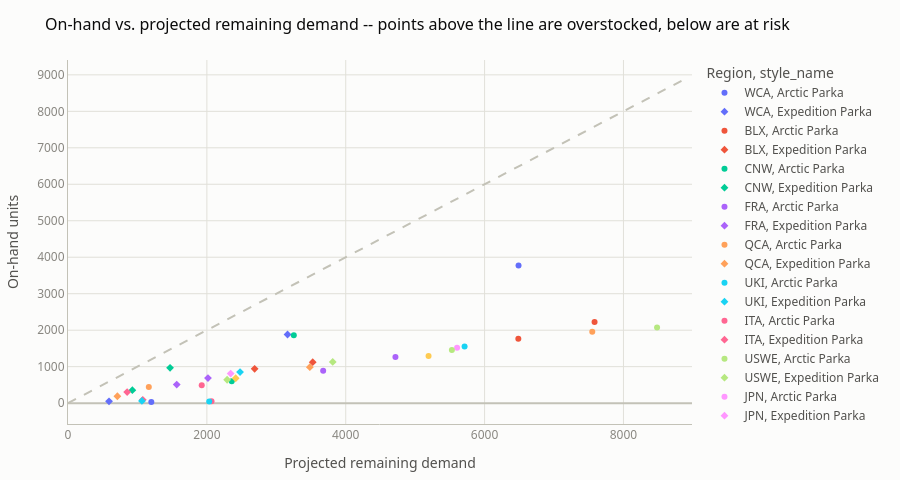

Notebook code for this chart:
### Markdown cell above
## Investigate — portfolio-wide surplus vs. shortage

### Code cell
region_roll = con.execute("""
    SELECT region_code, style_name,
           SUM(on_hand_units) on_hand, SUM(projected_remaining_demand) proj_demand
    FROM gold.inventory_imbalance_signals
    WHERE style_name IN ('Expedition Parka','Arctic Parka') AND location_type='Store'
    GROUP BY 1, 2
""").df()
region_roll["overstock_pct"] = (region_roll.on_hand - region_roll.proj_demand) / region_roll.proj_demand * 100

fig = px.scatter(region_roll, x="proj_demand", y="on_hand", color="region_code", symbol="style_name",
                  labels={"proj_demand": "Projected remaining demand", "on_hand": "On-hand units", "region_code": "Region"})
max_v = max(region_roll.proj_demand.max(), region_roll.on_hand.max()) * 1.05
fig.add_trace(go.Scatter(x=[0, max_v], y=[0, max_v], mode="lines", line=dict(color="#c3c2b7", dash="dash"),
                          showlegend=False))
style_fig(fig, "On-hand vs. projected remaining demand -- points above the line are overstocked, below are at risk", height=480)

### Figure 1 — Plotly figure (JSON) as saved in the notebook; plotly's stock layout.template omitted (floating-point values rounded to 4 significant figures)
{"data": [{"hovertemplate": "Region=WCA<br>style_name=Arctic Parka<br>Projected remaining demand=%{x}<br>On-hand units=%{y}<extra></extra>", "legendgroup": "WCA, Arctic Parka", "marker": {"color": "#636efa", "symbol": "circle"}, "mode": "markers", "name": "WCA, Arctic Parka", "orientation": "v", "showlegend": true, "type": "scatter", "x": [1200.0], "xaxis": "x", "y": [30.0], "yaxis": "y"}, {"hovertemplate": "Region=WCA<br>style_name=Expedition Parka<br>Projected remaining demand=%{x}<br>On-hand units=%{y}<extra></extra>", "legendgroup": "WCA, Expedition Parka", "marker": {"color": "#636efa", "symbol": "diamond"}, "mode": "markers", "name": "WCA, Expedition Parka", "orientation": "v", "showlegend": true, "type": "scatter", "x": [591.0], "xaxis": "x", "y": [50.0], "yaxis": "y"}, {"hovertemplate": "Region=BLX<br>style_name=Arctic Parka<br>Projected remaining demand=%{x}<br>On-hand units=%{y}<extra></extra>", "legendgroup": "BLX, Arctic Parka", "marker": {"color": "#EF553B", "symbol": "circle"}, "mode": "markers", "name": "BLX, Arctic Parka", "orientation": "v", "showlegend": true, "type": "scatter", "x": [7584.0], "xaxis": "x", "y": [2225.0], "yaxis": "y"}, {"hovertemplate": "Region=BLX<br>style_name=Expedition Parka<br>Projected remaining demand=%{x}<br>On-hand units=%{y}<extra></extra>", "legendgroup": "BLX, Expedition Parka", "marker": {"color": "#EF553B", "symbol": "diamond"}, "mode": "markers", "name": "BLX, Expedition Parka", "orientation": "v", "showlegend": true, "type": "scatter", "x": [3525.0], "xaxis": "x", "y": [1123.0], "yaxis": "y"}, {"hovertemplate": "Region=CNW<br>style_name=Arctic Parka<br>Projected remaining demand=%{x}<br>On-hand units=%{y}<extra></extra>", "legendgroup": "CNW, Arctic Parka", "marker": {"color": "#00cc96", "symbol": "circle"}, "mode": "markers", "name": "CNW, Arctic Parka", "orientation": "v", "showlegend": true, "type": "scatter", "x": [2358.0], "xaxis": "x", "y": [603.0], "yaxis": "y"}, {"hovertemplate": "Region=CNW<br>style_name=Expedition Parka<br>Projected remaining demand=%{x}<br>On-hand units=%{y}<extra></extra>", "legendgroup": "CNW, Expedition Parka", "marker": {"color": "#00cc96", "symbol": "diamond"}, "mode": "markers", "name": "CNW, Expedition Parka", "orientation": "v", "showlegend": true, "type": "scatter", "x": [927.0], "xaxis": "x", "y": [355.0], "yaxis": "y"}, {"hovertemplate": "Region=FRA<br>style_name=Arctic Parka<br>Projected remaining demand=%{x}<br>On-hand units=%{y}<extra></extra>", "legendgroup": "FRA, Arctic Parka", "marker": {"color": "#ab63fa", "symbol": "circle"}, "mode": "markers", "name": "FRA, Arctic Parka", "orientation": "v", "showlegend": true, "type": "scatter", "x": [4716.0], "xaxis": "x", "y": [1264.0], "yaxis": "y"}, {"hovertemplate": "Region=FRA<br>style_name=Expedition Parka<br>Projected remaining demand=%{x}<br>On-hand units=%{y}<extra></extra>", "legendgroup": "FRA, Expedition Parka", "marker": {"color": "#ab63fa", "symbol": "diamond"}, "mode": "markers", "name": "FRA, Expedition Parka", "orientation": "v", "showlegend": true, "type": "scatter", "x": [2016.0], "xaxis": "x", "y": [688.0], "yaxis": "y"}, {"hovertemplate": "Region=QCA<br>style_name=Arctic Parka<br>Projected remaining demand=%{x}<br>On-hand units=%{y}<extra></extra>", "legendgroup": "QCA, Arctic Parka", "marker": {"color": "#FFA15A", "symbol": "circle"}, "mode": "markers", "name": "QCA, Arctic Parka", "orientation": "v", "showlegend": true, "type": "scatter", "x": [1164.0], "xaxis": "x", "y": [445.0], "yaxis": "y"}, {"hovertemplate": "Region=QCA<br>style_name=Expedition Parka<br>Projected remaining demand=%{x}<br>On-hand units=%{y}<extra></extra>", "legendgroup": "QCA, Expedition Parka", "marker": {"color": "#FFA15A", "symbol": "diamond"}, "mode": "markers", "name": "QCA, Expedition Parka", "orientation": "v", "showlegend": true, "type": "scatter", "x": [711.0], "xaxis": "x", "y": [189.0], "yaxis": "y"}, {"hovertemplate": "Region=UKI<br>style_name=Arctic Parka<br>Projected remaining demand=%{x}<br>On-hand units=%{y}<extra></extra>", "legendgroup": "UKI, Arctic Parka", "marker": {"color": "#19d3f3", "symbol": "circle"}, "mode": "markers", "name": "UKI, Arctic Parka", "orientation": "v", "showlegend": true, "type": "scatter", "x": [5712.0], "xaxis": "x", "y": [1551.0], "yaxis": "y"}, {"hovertemplate": "Region=UKI<br>style_name=Expedition Parka<br>Projected remaining demand=%{x}<br>On-hand units=%{y}<extra></extra>", "legendgroup": "UKI, Expedition Parka", "marker": {"color": "#19d3f3", "symbol": "diamond"}, "mode": "markers", "name": "UKI, Expedition Parka", "orientation": "v", "showlegend": true, "type": "scatter", "x": [2478.0], "xaxis": "x", "y": [853.0], "yaxis": "y"}, {"hovertemplate": "Region=ITA<br>style_name=Arctic Parka<br>Projected remaining demand=%{x}<br>On-hand units=%{y}<extra></extra>", "legendgroup": "ITA, Arctic Parka", "marker": {"color": "#FF6692", "symbol": "circle"}, "mode": "markers", "name": "ITA, Arctic Parka", "orientation": "v", "showlegend": true, "type": "scatter", "x": [2067.0], "xaxis": "x", "y": [52.0], "yaxis": "y"}, {"hovertemplate": "Region=ITA<br>style_name=Expedition Parka<br>Projected remaining demand=%{x}<br>On-hand units=%{y}<extra></extra>", "legendgroup": "ITA, Expedition Parka", "marker": {"color": "#FF6692", "symbol": "diamond"}, "mode": "markers", "name": "ITA, Expedition Parka", "orientation": "v", "showlegend": true, "type": "scatter", "x": [1077.0], "xaxis": "x", "y": [92.0], "yaxis": "y"}, {"hovertemplate": "Region=USWE<br>style_name=Arctic Parka<br>Projected remaining demand=%{x}<br>On-hand units=%{y}<extra></extra>", "legendgroup": "USWE, Arctic Parka", "marker": {"color": "#B6E880", "symbol": "circle"}, "mode": "markers", "name": "USWE, Arctic Parka", "orientation": "v", "showlegend": true, "type": "scatter", "x": [8484.0], "xaxis": "x", "y": [2076.0], "yaxis": "y"}, {"hovertemplate": "Region=USWE<br>style_name=Expedition Parka<br>Projected remaining demand=%{x}<br>On-hand units=%{y}<extra></extra>", "legendgroup": "USWE, Expedition Parka", "marker": {"color": "#B6E880", "symbol": "diamond"}, "mode": "markers", "name": "USWE, Expedition Parka", "orientation": "v", "showlegend": true, "type": "scatter", "x": [3813.0], "xaxis": "x", "y": [1130.0], "yaxis": "y"}, {"hovertemplate": "Region=JPN<br>style_name=Arctic Parka<br>Projected remaining demand=%{x}<br>On-hand units=%{y}<extra></extra>", "legendgroup": "JPN, Arctic Parka", "marker": {"color": "#FF97FF", "symbol": "circle"}, "mode": "markers", "name": "JPN, Arctic Parka", "orientation": "v", "showlegend": true, "type": "scatter", "x": [5604.0], "xaxis": "x", "y": [1521.0], "yaxis": "y"}, {"hovertemplate": "Region=JPN<br>style_name=Expedition Parka<br>Projected remaining demand=%{x}<br>On-hand units=%{y}<extra></extra>", "legendgroup": "JPN, Expedition Parka", "marker": {"color": "#FF97FF", "symbol": "diamond"}, "mode": "markers", "name": "JPN, Expedition Parka", "orientation": "v", "showlegend": true, "type": "scatter", "x": [2343.0], "xaxis": "x", "y": [811.0], "yaxis": "y"}, {"hovertemplate": "Region=CNE<br>style_name=Arctic Parka<br>Projected remaining demand=%{x}<br>On-hand units=%{y}<extra></extra>", "legendgroup": "CNE, Arctic Parka", "marker": {"color": "#FECB52", "symbol": "circle"}, "mode": "markers", "name": "CNE, Arctic Parka", "orientation": "v", "showlegend": true, "type": "scatter", "x": [5193.0], "xaxis": "x", "y": [1291.0], "yaxis": "y"}, {"hovertemplate": "Region=CNE<br>style_name=Expedition Parka<br>Projected remaining demand=%{x}<br>On-hand units=%{y}<extra></extra>", "legendgroup": "CNE, Expedition Parka", "marker": {"color": "#FECB52", "symbol": "diamond"}, "mode": "markers", "name": "CNE, Expedition Parka", "orientation": "v", "showlegend": true, "type": "scatter", "x": [2415.0], "xaxis": "x", "y": [682.0], "yaxis": "y"}, {"hovertemplate": "Region=USNE<br>style_name=Arctic Parka<br>Projected remaining demand=%{x}<br>On-hand units=%{y}<extra></extra>", "legendgroup": "USNE, Arctic Parka", "marker": {"color": "#636efa", "symbol": "circle"}, "mode": "markers", "name": "USNE, Arctic Parka", "orientation": "v", "showlegend": true, "type": "scatter", "x": [6489.0], "xaxis": "x", "y": [3776.0], "yaxis": "y"}, {"hovertemplate": "Region=USNE<br>style_name=Expedition Parka<br>Projected remaining demand=%{x}<br>On-hand units=%{y}<extra></extra>", "legendgroup": "USNE, Expedition Parka", "marker": {"color": "#636efa", "symbol": "diamond"}, "mode": "markers", "name": "USNE, Expedition Parka", "orientation": "v", "showlegend": true, "type": "scatter", "x": [3162.0], "xaxis": "x", "y": [1882.0], "yaxis": "y"}, {"hovertemplate": "Region=USSO<br>style_name=Arctic Parka<br>Projected remaining demand=%{x}<br>On-hand units=%{y}<extra></extra>", "legendgroup": "USSO, Arctic Parka", "marker": {"color": "#EF553B", "symbol": "circle"}, "mode": "markers", "name": "USSO, Arctic Parka", "orientation": "v", "showlegend": true, "type": "scatter", "x": [6486.0], "xaxis": "x", "y": [1763.0], "yaxis": "y"}, {"hovertemplate": "Region=USSO<br>style_name=Expedition Parka<br>Projected remaining demand=%{x}<br>On-hand units=%{y}<extra></extra>", "legendgroup": "USSO, Expedition Parka", "marker": {"color": "#EF553B", "symbol": "diamond"}, "mode": "markers", "name": "USSO, Expedition Parka", "orientation": "v", "showlegend": true, "type": "scatter", "x": [2688.0], "xaxis": "x", "y": [940.0], "yaxis": "y"}, {"hovertemplate": "Region=ONT<br>style_name=Arctic Parka<br>Projected remaining demand=%{x}<br>On-hand units=%{y}<extra></extra>", "legendgroup": "ONT, Arctic Parka", "marker": {"color": "#00cc96", "symbol": "circle"}, "mode": "markers", "name": "ONT, Arctic Parka", "orientation": "v", "showlegend": true, "type": "scatter", "x": [3252.0], "xaxis": "x", "y": [1861.0], "yaxis": "y"}, {"hovertemplate": "Region=ONT<br>style_name=Expedition Parka<br>Projected remaining demand=%{x}<br>On-hand units=%{y}<extra></extra>", "legendgroup": "ONT, Expedition Parka", "marker": {"color": "#00cc96", "symbol": "diamond"}, "mode": "markers", "name": "ONT, Expedition Parka", "orientation": "v", "showlegend": true, "type": "scatter", "x": [1470.0], "xaxis": "x", "y": [969.0], "yaxis": "y"}, {"hovertemplate": "Region=MEA<br>style_name=Arctic Parka<br>Projected remaining demand=%{x}<br>On-hand units=%{y}<extra></extra>", "legendgroup": "MEA, Arctic Parka", "marker": {"color": "#ab63fa", "symbol": "circle"}, "mode": "markers", "name": "MEA, Arctic Parka", "orientation": "v", "showlegend": true, "type": "scatter", "x": [3675.0], "xaxis": "x", "y": [888.0], "yaxis": "y"}, {"hovertemplate": "Region=MEA<br>style_name=Expedition Parka<br>Projected remaining demand=%{x}<br>On-hand units=%{y}<extra></extra>", "legendgroup": "MEA, Expedition Parka", "marker": {"color": "#ab63fa", "symbol": "diamond"}, "mode": "markers", "name": "MEA, Expedition Parka", "orientation": "v", "showlegend": true, "type": "scatter", "x": [1566.0], "xaxis": "x", "y": [508.0], "yaxis": "y"}, {"hovertemplate": "Region=USMW<br>style_name=Arctic Parka<br>Projected remaining demand=%{x}<br>On-hand units=%{y}<extra></extra>", "legendgroup": "USMW, Arctic Parka", "marker": {"color": "#FFA15A", "symbol": "circle"}, "mode": "markers", "name": "USMW, Arctic Parka", "orientation": "v", "showlegend": true, "type": "scatter", "x": [7551.0], "xaxis": "x", "y": [1959.0], "yaxis": "y"}, {"hovertemplate": "Region=USMW<br>style_name=Expedition Parka<br>Projected remaining demand=%{x}<br>On-hand units=%{y}<extra></extra>", "legendgroup": "USMW, Expedition Parka", "marker": {"color": "#FFA15A", "symbol": "diamond"}, "mode": "markers", "name": "USMW, Expedition Parka", "orientation": "v", "showlegend": true, "type": "scatter", "x": [3483.0], "xaxis": "x", "y": [987.0], "yaxis": "y"}, {"hovertemplate": "Region=NOR<br>style_name=Arctic Parka<br>Projected remaining demand=%{x}<br>On-hand units=%{y}<extra></extra>", "legendgroup": "NOR, Arctic Parka", "marker": {"color": "#19d3f3", "symbol": "circle"}, "mode": "markers", "name": "NOR, Arctic Parka", "orientation": "v", "showlegend": true, "type": "scatter", "x": [2034.0], "xaxis": "x", "y": [48.0], "yaxis": "y"}, {"hovertemplate": "Region=NOR<br>style_name=Expedition Parka<br>Projected remaining demand=%{x}<br>On-hand units=%{y}<extra></extra>", "legendgroup": "NOR, Expedition Parka", "marker": {"color": "#19d3f3", "symbol": "diamond"}, "mode": "markers", "name": "NOR, Expedition Parka", "orientation": "v", "showlegend": true, "type": "scatter", "x": [1065.0], "xaxis": "x", "y": [62.0], "yaxis": "y"}, {"hovertemplate": "Region=APC<br>style_name=Arctic Parka<br>Projected remaining demand=%{x}<br>On-hand units=%{y}<extra></extra>", "legendgroup": "APC, Arctic Parka", "marker": {"color": "#FF6692", "symbol": "circle"}, "mode": "markers", "name": "APC, Arctic Parka", "orientation": "v", "showlegend": true, "type": "scatter", "x": [1926.0], "xaxis": "x", "y": [489.0], "yaxis": "y"}, {"hovertemplate": "Region=APC<br>style_name=Expedition Parka<br>Projected remaining demand=%{x}<br>On-hand units=%{y}<extra></extra>", "legendgroup": "APC, Expedition Parka", "marker": {"color": "#FF6692", "symbol": "diamond"}, "mode": "markers", "name": "APC, Expedition Parka", "orientation": "v", "showlegend": true, "type": "scatter", "x": [852.0], "xaxis": "x", "y": [303.0], "yaxis": "y"}, {"hovertemplate": "Region=DAC<br>style_name=Arctic Parka<br>Projected remaining demand=%{x}<br>On-hand units=%{y}<extra></extra>", "legendgroup": "DAC, Arctic Parka", "marker": {"color": "#B6E880", "symbol": "circle"}, "mode": "markers", "name": "DAC, Arctic Parka", "orientation": "v", "showlegend": true, "type": "scatter", "x": [5529.0], "xaxis": "x", "y": [1459.0], "yaxis": "y"}, {"hovertemplate": "Region=DAC<br>style_name=Expedition Parka<br>Projected remaining demand=%{x}<br>On-hand units=%{y}<extra></extra>", "legendgroup": "DAC, Expedition Parka", "marker": {"color": "#B6E880", "symbol": "diamond"}, "mode": "markers", "name": "DAC, Expedition Parka", "orientation": "v", "showlegend": true, "type": "scatter", "x": [2292.0], "xaxis": "x", "y": [641.0], "yaxis": "y"}, {"line": {"color": "#c3c2b7", "dash": "dash"}, "mode": "lines", "showlegend": false, "type": "scatter", "x": [0, 8908.0], "y": [0, 8908.0]}], "layout": {"colorway": ["#2a78d6", "#eb6834", "#1baf7a", "#eda100", "#e87ba4", "#008300", "#4a3aa7", "#e34948"], "font": {"color": "#52514e", "family": "system-ui, -apple-system, 'Segoe UI', sans-serif", "size": 12}, "height": 480, "legend": {"bgcolor": "rgba(0,0,0,0)", "bordercolor": "rgba(0,0,0,0)", "title": {"text": "Region, style_name"}, "tracegroupgap": 0}, "margin": {"b": 50, "l": 60, "r": 30, "t": 60}, "paper_bgcolor": "#fcfcfb", "plot_bgcolor": "#fcfcfb", "title": {"font": {"color": "#0b0b0b", "family": "system-ui, -apple-system, 'Segoe UI', sans-serif", "size": 16}, "text": "On-hand vs. projected remaining demand -- points above the line are overstocked, below are at risk"}, "xaxis": {"anchor": "y", "domain": [0, 1], "gridcolor": "#e1e0d9", "linecolor": "#c3c2b7", "tickfont": {"color": "#898781"}, "title": {"text": "Projected remaining demand"}, "zerolinecolor": "#c3c2b7"}, "yaxis": {"anchor": "x", "domain": [0, 1], "gridcolor": "#e1e0d9", "linecolor": "#c3c2b7", "tickfont": {"color": "#898781"}, "title": {"text": "On-hand units"}, "zerolinecolor": "#c3c2b7"}}}
